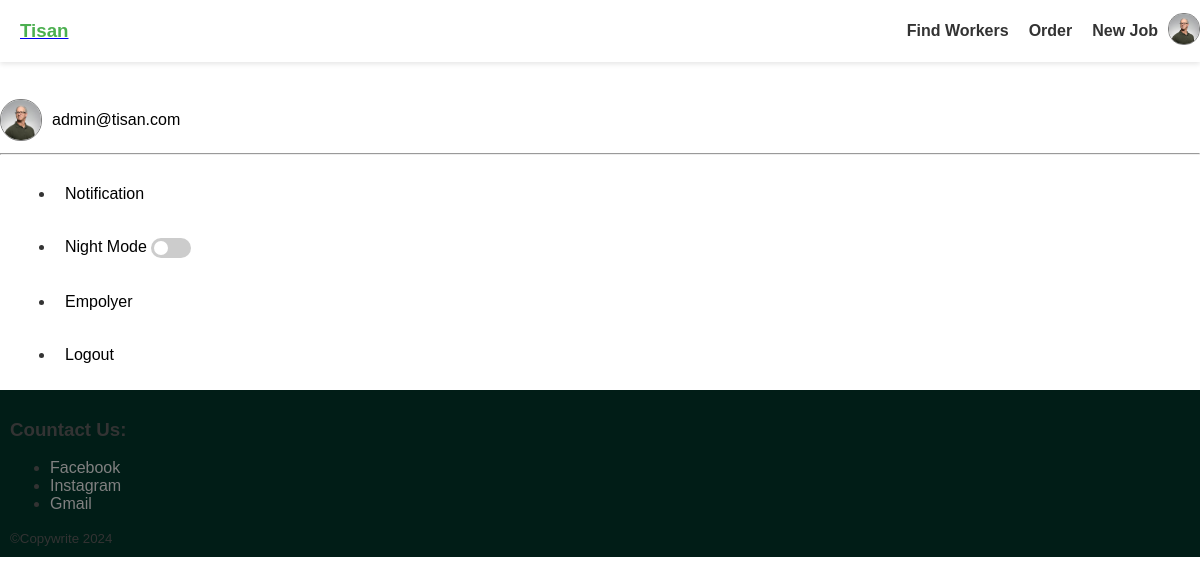
/account/ (signed in), run on the app's committed database.
### core/models.py (models this page shows)
class User(AbstractUser):
    id = models.UUIDField(primary_key=True, default=uuid4, editable=False)
    email = models.EmailField(unique=True)
    image = models.ImageField(default='images/avarter.png', upload_to='images/')
    stars = models.IntegerField(default=0)
    worker = models.BooleanField(default=False)
    USERNAME_FIELD = 'email'
    REQUIRED_FIELDS = []

### core/views.py (the view)
# urls.py: path('account/', account, name='account'),
def account(request):
    return render(request, "core/account.html")

### core/templates/core/account.html (shortened to what this page needs)
{% extends "core/base.html" %}
{% block content %}
<div class="profile-section">
    <a href="{% url 'core:profile' request.user.id %}" class="profile-details">
        <img src="{{ request.user.image.url }}" alt="" height="40" width="40" class="profile-image" srcset="">
        <p>{{ request.user.email }}</p>
    </a>
    <hr>
    <ul class="profile-links">
        <li class="acc-li"><a href="">Notification</a></li>
        <li class="acc-li">
            <a href="#">Night Mode</a>
            <label class="switch">
                <span class="slider"></span>
            </label>
        </li>
        <li class="acc-li"><a href=""> {% if request.user.worker %}Worker {% else %}Empolyer{% endif %}</a></li>
        <li class="acc-li"><a href="{% url 'core:log-out' %}">Logout</a></li>
    </ul>
</div>
{% endblock %}

### core/templates/core/base.html (shortened to what this page needs)
<!DOCTYPE html>
<html lang="en">
<head>
</head>
<body>
    <nav>
        <section>
            <a href="/" style="margin:10px; font:Anton;"><h1>Tisan</h1></a>
        </section>
        <section>
            <a href="{% url "core:find" %}" id="headbtn">Find{% if request.user.worker %} Jobs{% else %} Workers{% endif %}</a>
            {% if request.user.is_authenticated %}
            <a href="{% url "core:order" %}" id="headbtn">Order</a>
            <a href="{% url "core:create-post" %}" id="headbtn">New{% if request.user.worker %} Post{% else %} Job{% endif %}</a>
            <a href="{% url "core:account" %}">
                <img src="{{ request.user.image.url }}" alt="" height="30" width="30" style="border-radius: 15px; display:inline; border:1px solid gray" srcset="">
            </a>
            {% else %}
            <a href="" id="headbtn">Login</a>
            <a href="" id="headbtn">Sign Up</a>
            {% endif %}
        </section>
    </nav>
    {% block content %}
    {% endblock content %}
    <footer>
        <h3>Countact Us:</h3>
        <ul>
            <li><a class="footer-a" href="#">Facebook</a></li>
            <li><a class="footer-a"href="#">Instagram</a></li>
            <li><a class="footer-a"href="mailto:admin@tisan.com">Gmail</a></li>
        </ul>
        <small>&#169;Copywrite 2024</small>
    </footer>
</body>
</html>

### data on the page
User: user.image (picture), user.email "admin@tisan.com"
